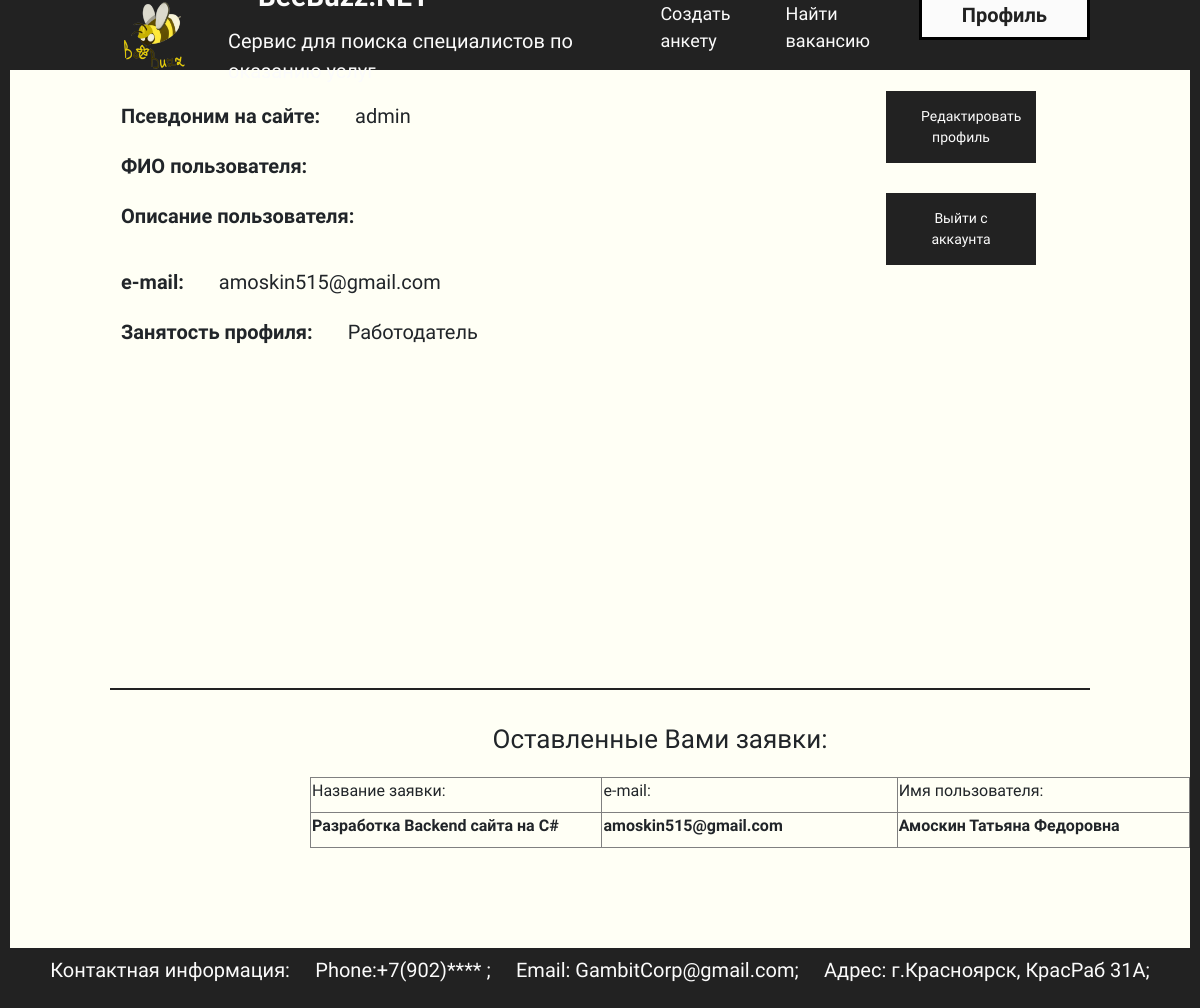
/profile/ (signed in), run on the app's committed database.
### main/models.py (models this page shows, shortened)
class Otkl(models.Model):
    Anketa = models.ForeignKey('Anketa', on_delete=models.CASCADE, blank=True, verbose_name="Анкета")
    Otkl_User = models.ForeignKey(User, on_delete=models.CASCADE, blank=True, verbose_name="Откликнувшийся пользователь")
    class Meta:
        verbose_name = "Откликания на анкеты"
        verbose_name_plural = "Откликания на анкеты"
        ordering = ['Anketa','Otkl_User']

class Anketa(models.Model):
    Tittle = models.CharField('Название анкеты',max_length=100)
    Text = models.TextField('Текст анкеты',max_length=1000)
    Photo = models.ImageField('Фотография',upload_to="photos/%Y/%m/%d/")
    Lang_cat = models.ForeignKey('Lang_categori',on_delete=models.CASCADE,verbose_name="Язык программирования")
    Author = models.ForeignKey(User, on_delete=models.CASCADE,blank=True, verbose_name="Автор анкеты",null=True)
    Place = models.CharField('Место оказания услуг', max_length=100,null=True)
    Price = models.CharField('Стоимость оказания услуг',max_length=100,null=True)
    Time = models.CharField('Сроки оказания услуг',max_length=50,null=True)
    def __str__(self):
        return self.Tittle
    class Meta:
        verbose_name = "Анкеты пользователей"
        verbose_name_plural = "Анкеты пользователей"
        ordering = ['Tittle']

### main/views.py (the view)
# urls.py: path('profile/',ProfileView.as_view(), name = 'prof'),
class ProfileView(LoginRequiredMixin,TemplateView): # new
    template_name = 'main/profile.html'
    login_url = reverse_lazy('log')
    def get(self, request):
        otkl = Otkl.objects.all()
        context = {
            'otkl': otkl,
        }
        return render(request, 'main/profile.html', context)

### main/templatetags/auth_extras.py (called while the page is built)
@register.filter(name='has_group')
def has_group(user, group_name):
    group = Group.objects.get(name=group_name)
    return True if group in user.groups.all() else False

### main/templates/main/profile.html (shortened to what this page needs)
{% load static %}
{% load auth_extras %}
<!DOCTYPE html>
<html lang="ru">
<head>
    <link rel="stylesheet" href="libs/bootstrap-reboot.min.css">
    <link rel="stylesheet" href="libs/bootstrap-grid.min.css">
    <link rel="stylesheet" href="{% static 'main/css/profile_1.css' %}">
</head>
<body>
    <header>
        <div class="logo">
            <table>
                <tr>
                    <td>
                        <a href="{% url 'start' %}"><img src="{% static 'main/images/startsheet_2.png' %}" id="logotip" alt="" width="70" /></a>
                    </td>
                    <td>
                        <div class="namelogo"><label>BeeBuzz.NET</label></div>
                        <div class="namelogo2"><label>Сервис для поиска специалистов по оказанию услуг</label></div>
                    </td>
                </tr>
            </table>
        </div>
        <div class="text-sh">
            <ul>
                {% if request.user|has_group:"Работодатель" %}
                <li><a id = "anket" href="{% url 'anket' %}">Создать анкету</a></li>
                {% endif %}
                <li><a href="{% url 'main' %}">Найти вакансию</a></li>
                {% if request.user.is_authenticated %}
                <li><a id="login" href="{% url 'prof' %}">Профиль</a></li>
                {% else %}
                <li><a id="login" href="{% url 'log' %}">Войти</a></li>
                {% endif %}
            </ul>
        </div>
    </header>
    <table style="height: 600px; margin: 20px 100px 20px 100px; border-bottom: 2px solid #222222;">
        <tr>
            <td valign="top" style="width: 900px;">
                <div class="profile">
                    <p class="main-menu-info">
                        Псевдоним на сайте: <label class="dannye-bd">{{ request.user }}</label>
                    </p>
                    <p class="main-menu-info">
                        ФИО пользователя: <label class="dannye-bd">{{ request.user.first_name }}</label>
                    </p>
                    <p class="main-menu-info">
                        Описание пользователя: <p class="dannye-bd-desc">{{request.user.last_name}}</p>
                    </p>
                    <p class="main-menu-info">
                        e-mail: <label class="dannye-bd">{{request.user.email}}</label>
                    </p>
                    <p class="main-menu-info">
                        Занятость профиля: <label class="dannye-bd">{{ user.groups.all.0 }}</label>
                    </p>
                </div>
            </td>
            <td align="center" valign="top" style="width: 300px;">
                <div class="button">
                    <a href="#" style="text-decoration: none; color:#fbfbfb;">Редактировать профиль</a>
                </div>
                <div class="button">
                    <a href="{% url 'logout' %}" style="text-decoration: none; color:#fbfbfb;">Выйти с аккаунта</a>
                </div>
            </td>
        </tr>
    </table>
    <label align="center" style="margin-left: 120px; font-size: 26px; padding: 10px; display: block;">Оставленные Вами заявки:</label>
    <table align="center" border="1" style="margin-left: 300px;">
        <tr>
            <td style="width: 300px;">
                <label>Название заявки:<br></label>
            </td>
            <td style="width: 300px;">
                <label>e-mail:<br></label>
            </td>
            <td style="width: 300px;">
                <label>Имя пользователя:<br></label>
            </td>
        </tr>
        {% for c in otkl %}
        {% if request.user == c.Anketa.Author %}
        <tr>
            <td>
                <h4>{{c.Anketa}}</h4>
            </td>
            <td>
                <h4>{{c.Otkl_User.email}}</h4>
            </td>
            <td>
                <h4>{{c.Otkl_User.first_name}}</h4>
            </td>
        </tr>
        {% endif %}
        {% endfor %}
    </table>
    <div class="podval" style="margin-top: 100px;">
        <p> Контактная информация: &emsp;Phone:+7(902)**** ; &emsp;Email: GambitCorp@gmail.com; &emsp;Адрес: г.Красноярск, КрасРаб 31А; </p>
    </div>
</body>
</html>

### main/static/main/css/profile_1.css (style rules this page uses)
body { margin: 0; background-color: rgb(255, 255, 245); font-family: 'Sofia Sans Condensed', sans-serif; border-left: 10px solid #222222; border-right: 10px solid #222222; }
.main-menu-info { font-size: 20px; padding: 10px ; font-weight: bold; margin: 0; }
.dannye-bd { font-weight: normal; margin: 0; text-indent: 30px; }
.button { width: 150px; font-size: 14px; margin: auto; left: 50%; top: 50%; padding: 15px 35px; border: none; background: #222222; color:#fbfbfb; margin-bottom: 30px; }
.podval { background-color: #222222; margin: 0 auto; font-size: 20px; color: #fbfbfb; text-align: center; max-width: 100%; padding: 7px; width: auto; }
#logotip { margin-left: 100px; }
.namelogo { font-size: 28px; margin-left: 65px; font-weight: bold; color: #fbfbfb; }
.namelogo2 { font-size: 20px; margin-left: 35px; color: #fbfbfb; }
header { display: flex; justify-content: space-between; align-items: center; background-color: #222222; padding: 10px; width: auto; height: 70px; }
.text-sh ul { list-style: none; margin-right: 70px; padding: 0; display: flex; }
.text-sh li { margin-right: 20px; }
.text-sh a { font-size: 18px; color: #fbfbfb; text-decoration: none; }
#login { font-size: 20px; color: #222222; font-weight: bold; padding: 10px 40px 10px 40px; background-color: #fbfbfb; border: 3px solid black; }

### data on the page
Otkl: Anketa "Разработка Backend сайта на C#", Otkl_User.email "amoskin515@gmail.com", Otkl_User.first_name "Амоскин Татьяна Федоровна"

### other printed values
{{ request.user }} "admin"
{{ request.user.email }} "amoskin515@gmail.com"
{{ user.groups.all.0 }} "Работодатель"
